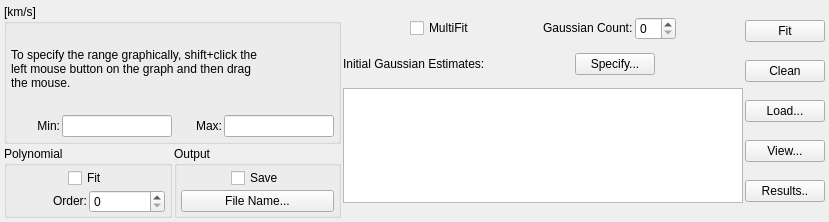
<?xml version="1.0" encoding="UTF-8"?>
<ui version="4.0">
 <class>SpecFitSettingsWidgetRadio</class>
 <widget class="QWidget" name="SpecFitSettingsWidgetRadio">
  <property name="geometry">
   <rect>
    <x>0</x>
    <y>0</y>
    <width>829</width>
    <height>222</height>
   </rect>
  </property>
  <property name="windowTitle">
   <string>SpecFitSettingsWidgetRadio</string>
  </property>
  <layout class="QHBoxLayout" name="horizontalLayout_5">
   <item>
    <layout class="QVBoxLayout" name="verticalLayout_5">
     <item>
      <widget class="QGroupBox" name="rangeGroupBox">
       <property name="toolTip">
        <string>Either type the channel range in directly
or press the right mouse button down 
on the graph while pressing the Shift key
and drag the mouse on the graph to
specify a region. </string>
       </property>
       <property name="title">
        <string>[km/s]</string>
       </property>
       <layout class="QVBoxLayout" name="verticalLayout_4">
        <property name="topMargin">
         <number>1</number>
        </property>
        <item>
         <widget class="QLabel" name="channelDirections">
          <property name="sizePolicy">
           <sizepolicy hsizetype="Fixed" vsizetype="MinimumExpanding">
            <horstretch>0</horstretch>
            <verstretch>0</verstretch>
           </sizepolicy>
          </property>
          <property name="minimumSize">
           <size>
            <width>100</width>
            <height>60</height>
           </size>
          </property>
          <property name="text">
           <string>&lt;font color='black'&gt;To specify the range graphically, shift+click the &lt;br/&gt;
left mouse button on the graph and then drag &lt;br/&gt;
the mouse.&lt;/font&gt;</string>
          </property>
         </widget>
        </item>
        <item>
         <layout class="QHBoxLayout" name="horizontalLayout_2">
          <item>
           <widget class="QLabel" name="minLabel">
            <property name="minimumSize">
             <size>
              <width>28</width>
              <height>21</height>
             </size>
            </property>
            <property name="text">
             <string>&lt;font color='black'&gt;Min:&lt;/font&gt;</string>
            </property>
            <property name="alignment">
             <set>Qt::AlignRight|Qt::AlignTrailing|Qt::AlignVCenter</set>
            </property>
           </widget>
          </item>
          <item>
           <widget class="QLineEdit" name="minLineEdit">
            <property name="sizePolicy">
             <sizepolicy hsizetype="Preferred" vsizetype="Fixed">
              <horstretch>0</horstretch>
              <verstretch>0</verstretch>
             </sizepolicy>
            </property>
            <property name="minimumSize">
             <size>
              <width>110</width>
              <height>21</height>
             </size>
            </property>
            <property name="maximumSize">
             <size>
              <width>110</width>
              <height>16777215</height>
             </size>
            </property>
            <property name="toolTip">
             <string>Enter the lower bound for the fit.</string>
            </property>
           </widget>
          </item>
          <item>
           <widget class="QLabel" name="maxLabel">
            <property name="text">
             <string>&lt;font color='black'&gt;Max:&lt;/font&gt;</string>
            </property>
            <property name="alignment">
             <set>Qt::AlignRight|Qt::AlignTrailing|Qt::AlignVCenter</set>
            </property>
           </widget>
          </item>
          <item>
           <widget class="QLineEdit" name="maxLineEdit">
            <property name="sizePolicy">
             <sizepolicy hsizetype="Preferred" vsizetype="Fixed">
              <horstretch>0</horstretch>
              <verstretch>0</verstretch>
             </sizepolicy>
            </property>
            <property name="minimumSize">
             <size>
              <width>110</width>
              <height>0</height>
             </size>
            </property>
            <property name="maximumSize">
             <size>
              <width>110</width>
              <height>16777215</height>
             </size>
            </property>
            <property name="toolTip">
             <string>Enter the upper bound for the fit.</string>
            </property>
           </widget>
          </item>
         </layout>
        </item>
       </layout>
      </widget>
     </item>
     <item>
      <layout class="QHBoxLayout" name="horizontalLayout_9">
       <item>
        <widget class="QGroupBox" name="polyGroupBox">
         <property name="title">
          <string>Polynomial</string>
         </property>
         <layout class="QGridLayout" name="gridLayout_2">
          <property name="topMargin">
           <number>2</number>
          </property>
          <property name="bottomMargin">
           <number>2</number>
          </property>
          <item row="0" column="0">
           <layout class="QHBoxLayout" name="horizontalLayout_4">
            <item>
             <spacer name="horizontalSpacer_3">
              <property name="orientation">
               <enum>Qt::Horizontal</enum>
              </property>
              <property name="sizeHint" stdset="0">
               <size>
                <width>13</width>
                <height>16</height>
               </size>
              </property>
             </spacer>
            </item>
            <item>
             <widget class="QCheckBox" name="polyFitCheckBox">
              <property name="toolTip">
               <string>Check this box to do a polynomial fit.</string>
              </property>
              <property name="text">
               <string>Fit</string>
              </property>
             </widget>
            </item>
            <item>
             <spacer name="horizontalSpacer_4">
              <property name="orientation">
               <enum>Qt::Horizontal</enum>
              </property>
              <property name="sizeHint" stdset="0">
               <size>
                <width>13</width>
                <height>16</height>
               </size>
              </property>
             </spacer>
            </item>
           </layout>
          </item>
          <item row="1" column="0">
           <layout class="QHBoxLayout" name="horizontalLayout_6">
            <item>
             <widget class="QLabel" name="polyOrderLabel">
              <property name="text">
               <string>&lt;font color='black'&gt;Order:&lt;/font&gt;</string>
              </property>
              <property name="alignment">
               <set>Qt::AlignRight|Qt::AlignTrailing|Qt::AlignVCenter</set>
              </property>
             </widget>
            </item>
            <item>
             <widget class="QSpinBox" name="polyOrderSpinBox">
              <property name="toolTip">
               <string>Specify the order (degree) of the polynomial to fit.</string>
              </property>
             </widget>
            </item>
           </layout>
          </item>
         </layout>
        </widget>
       </item>
       <item>
        <widget class="QGroupBox" name="outputGroupBox">
         <property name="title">
          <string>Output</string>
         </property>
         <layout class="QVBoxLayout" name="verticalLayout_3">
          <property name="topMargin">
           <number>2</number>
          </property>
          <property name="bottomMargin">
           <number>2</number>
          </property>
          <item>
           <layout class="QHBoxLayout" name="horizontalLayout_7">
            <item>
             <spacer name="horizontalSpacer_5">
              <property name="orientation">
               <enum>Qt::Horizontal</enum>
              </property>
              <property name="sizeHint" stdset="0">
               <size>
                <width>13</width>
                <height>20</height>
               </size>
              </property>
             </spacer>
            </item>
            <item>
             <widget class="QCheckBox" name="saveOutputCheckBox">
              <property name="sizePolicy">
               <sizepolicy hsizetype="Preferred" vsizetype="Fixed">
                <horstretch>0</horstretch>
                <verstretch>0</verstretch>
               </sizepolicy>
              </property>
              <property name="toolTip">
               <string>Check this box if you would like to save the results
of the fit to a file.</string>
              </property>
              <property name="text">
               <string>Save</string>
              </property>
             </widget>
            </item>
            <item>
             <spacer name="horizontalSpacer_8">
              <property name="orientation">
               <enum>Qt::Horizontal</enum>
              </property>
              <property name="sizeHint" stdset="0">
               <size>
                <width>13</width>
                <height>20</height>
               </size>
              </property>
             </spacer>
            </item>
           </layout>
          </item>
          <item>
           <widget class="QPushButton" name="saveButton">
            <property name="toolTip">
             <string>Indicate the location of the file where the results
of the fit will be saved.</string>
            </property>
            <property name="text">
             <string>File Name...</string>
            </property>
           </widget>
          </item>
         </layout>
        </widget>
       </item>
      </layout>
     </item>
    </layout>
   </item>
   <item>
    <layout class="QVBoxLayout" name="verticalLayout_2">
     <property name="spacing">
      <number>0</number>
     </property>
     <item>
      <layout class="QHBoxLayout" name="horizontalLayout">
       <item>
        <spacer name="horizontalSpacer">
         <property name="orientation">
          <enum>Qt::Horizontal</enum>
         </property>
         <property name="sizeHint" stdset="0">
          <size>
           <width>13</width>
           <height>20</height>
          </size>
         </property>
        </spacer>
       </item>
       <item>
        <widget class="QCheckBox" name="multiFitCheckBox">
         <property name="toolTip">
          <string>If this box is checked, individual fits will be done at each
point in the selected region.  Otherwise, a single fit will be
over the selected region.</string>
         </property>
         <property name="text">
          <string>MultiFit</string>
         </property>
        </widget>
       </item>
       <item>
        <spacer name="horizontalSpacer_7">
         <property name="orientation">
          <enum>Qt::Horizontal</enum>
         </property>
         <property name="sizeHint" stdset="0">
          <size>
           <width>13</width>
           <height>20</height>
          </size>
         </property>
        </spacer>
       </item>
       <item>
        <layout class="QHBoxLayout" name="horizontalLayout_8">
         <item>
          <widget class="QLabel" name="gaussCountLabel">
           <property name="text">
            <string>&lt;font color='black'&gt;Gaussian Count:&lt;/font&gt;</string>
           </property>
          </widget>
         </item>
         <item>
          <widget class="QSpinBox" name="gaussCountSpinBox">
           <property name="toolTip">
            <string>Indicate the number of Gaussian curves you would
like to fit.</string>
           </property>
          </widget>
         </item>
        </layout>
       </item>
       <item>
        <spacer name="horizontalSpacer_6">
         <property name="orientation">
          <enum>Qt::Horizontal</enum>
         </property>
         <property name="sizeHint" stdset="0">
          <size>
           <width>13</width>
           <height>20</height>
          </size>
         </property>
        </spacer>
       </item>
      </layout>
     </item>
     <item>
      <layout class="QHBoxLayout" name="horizontalLayout_3">
       <item>
        <widget class="QLabel" name="estimateLabel">
         <property name="text">
          <string>&lt;font color='black'&gt;Initial Gaussian Estimates:&lt;/font&gt;</string>
         </property>
        </widget>
       </item>
       <item>
        <spacer name="horizontalSpacer_11">
         <property name="orientation">
          <enum>Qt::Horizontal</enum>
         </property>
         <property name="sizeHint" stdset="0">
          <size>
           <width>13</width>
           <height>20</height>
          </size>
         </property>
        </spacer>
       </item>
       <item>
        <widget class="QPushButton" name="advancedGaussianEstimatesButton">
         <property name="toolTip">
          <string>Pressing this button will bring up a dialog that
allows you specify initial Gaussian estimates
using sliders.  You can also use the results of
a molecular line search for specifying initial
Gaussian estimates.</string>
         </property>
         <property name="text">
          <string>Specify...</string>
         </property>
        </widget>
       </item>
       <item>
        <spacer name="horizontalSpacer_12">
         <property name="orientation">
          <enum>Qt::Horizontal</enum>
         </property>
         <property name="sizeHint" stdset="0">
          <size>
           <width>13</width>
           <height>20</height>
          </size>
         </property>
        </spacer>
       </item>
      </layout>
     </item>
     <item>
      <widget class="QTableWidget" name="estimateTable">
       <property name="sizePolicy">
        <sizepolicy hsizetype="MinimumExpanding" vsizetype="MinimumExpanding">
         <horstretch>0</horstretch>
         <verstretch>0</verstretch>
        </sizepolicy>
       </property>
       <property name="minimumSize">
        <size>
         <width>400</width>
         <height>115</height>
        </size>
       </property>
       <property name="maximumSize">
        <size>
         <width>440</width>
         <height>115</height>
        </size>
       </property>
       <property name="toolTip">
        <string>To specify an initial Gaussian Estimate:
1.  Select the appropriate row in this table.
2.  Either edit the row directly or shift-click 
     with the right mouse button on the graph.
     A context menu will appear allowing you
     to designate the clicked point as either
     the (center,peak) or (center-fwhm/2,peak/2)
     of an initial Gaussian estimate.  </string>
       </property>
      </widget>
     </item>
    </layout>
   </item>
   <item>
    <layout class="QVBoxLayout" name="verticalLayout">
     <item>
      <widget class="QPushButton" name="fitButton">
       <property name="toolTip">
        <string>Fit one or more polynomial/Gaussian curves
to the profile.</string>
       </property>
       <property name="text">
        <string>Fit</string>
       </property>
      </widget>
     </item>
     <item>
      <widget class="QPushButton" name="cleanButton">
       <property name="toolTip">
        <string>Clear the profile graph of any estimates and/or
fits and reset it back to its original state.</string>
       </property>
       <property name="text">
        <string>Clean</string>
       </property>
      </widget>
     </item>
     <item>
      <widget class="QPushButton" name="loadButton">
       <property name="toolTip">
        <string>Read in a .last file from a previously run fit or
the output results from a fit to visualize it.</string>
       </property>
       <property name="text">
        <string>Load...</string>
       </property>
      </widget>
     </item>
     <item>
      <widget class="QPushButton" name="plotButton">
       <property name="toolTip">
        <string>Visualize and analyze the output from the previous fit..</string>
       </property>
       <property name="text">
        <string>View...</string>
       </property>
      </widget>
     </item>
     <item>
      <widget class="QPushButton" name="viewButton">
       <property name="toolTip">
        <string>See the output results from the last fit that
was performed.</string>
       </property>
       <property name="text">
        <string>Results..</string>
       </property>
      </widget>
     </item>
    </layout>
   </item>
  </layout>
 </widget>
 <layoutdefault spacing="2" margin="4"/>
 <resources/>
 <connections/>
</ui>
